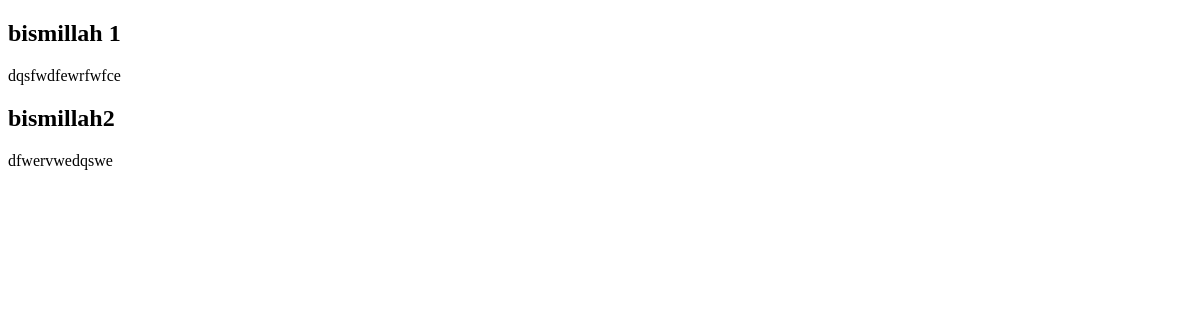
Before: / with the older database file.
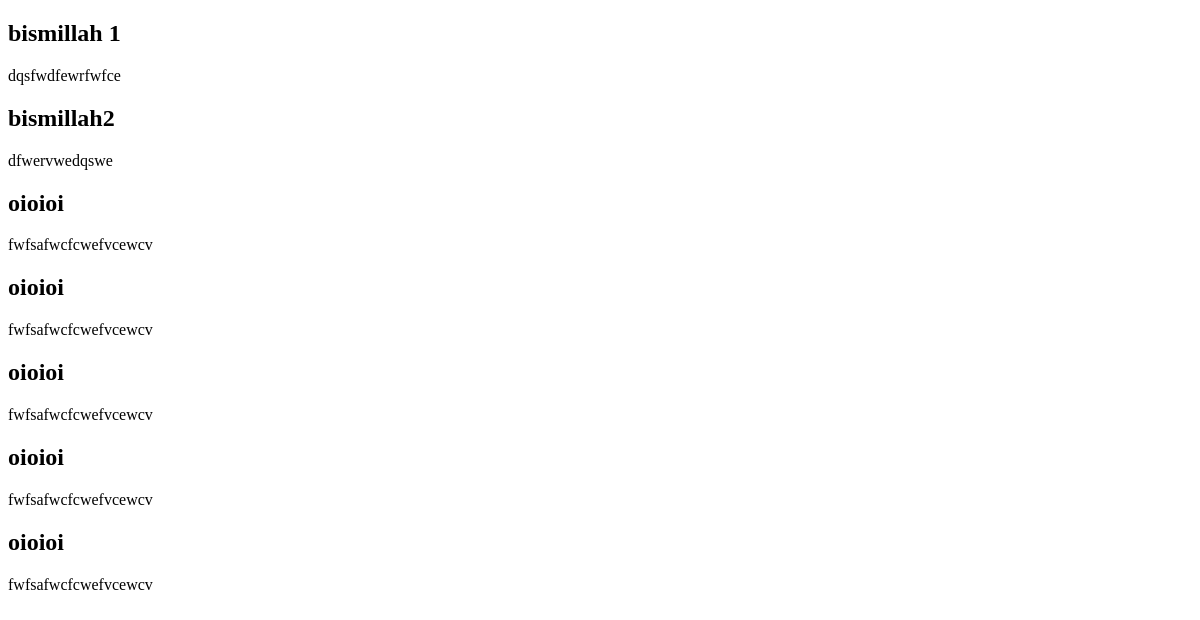
After: the same page with the newer database file.
### app/models.py (models this page shows)
class Article(models.Model):
    title = models.CharField(max_length=200)
    content = models.TextField(blank=True)
    word_count = models.PositiveIntegerField(default=0)
    twitter_post = models.TextField(blank=True)
    status = models.CharField(max_length=20, choices=ARTICLE_STATUS_CHOICES, default='draft')
    created_at = models.DateTimeField(auto_now_add=True)
    updated_at = models.DateTimeField(auto_now=True)

### app/views.py (the view)
# urls.py: path("", home,name="home"),
def home(request):
    articles = Article.objects.all()
    return render(request, 'app/home.html', {'oi': articles})

### templates/app/home.html (shortened to what this page needs)
<!DOCTYPE html>
<html>
    <head>
        <link rel="stylesheet" href="">
    </head>
    <body>
        {% for article in oi %}
            <h2>{{ article.title }}</h2>
            <p>{{ article.content }}</p>
        {% endfor %}
    </body>
</html>

Changed rows visible on the page:
added Article: title "oioioi", content "fwfsafwcfcwefvcewcv"
added Article: title "oioioi", content "fwfsafwcfcwefvcewcv"
added Article: title "oioioi", content "fwfsafwcfcwefvcewcv"
added Article: title "oioioi", content "fwfsafwcfcwefvcewcv"
added Article: title "oioioi", content "fwfsafwcfcwefvcewcv"
